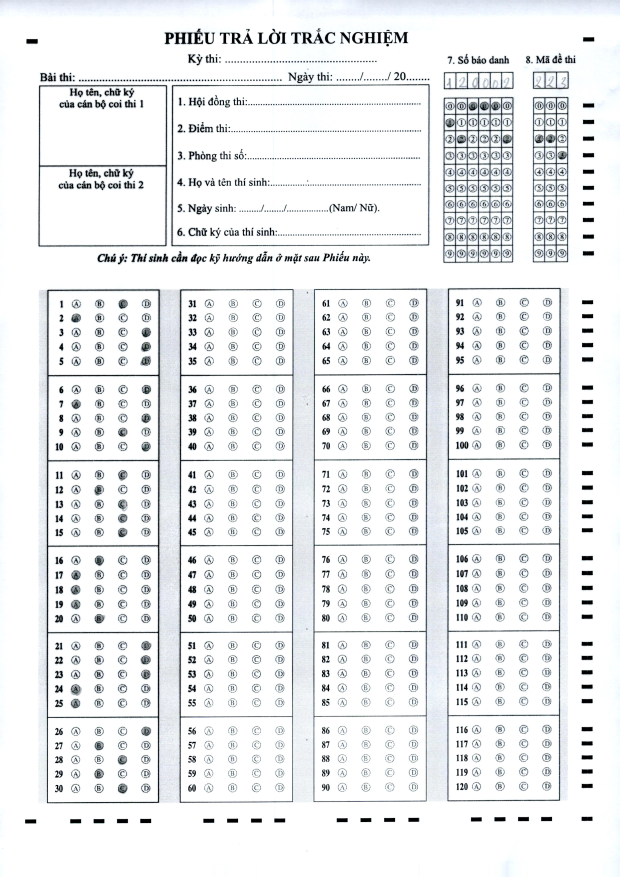
#> input picture XuLiAnh/ngay 4/dulieumau/images/BTLY0020_63713.jpg, 2480 x 3508 px (shown at 1/4 size)
$ python baikiemtra.py --image dulieumau/images/BTLY0020_63713.jpg
#> lines starting #> are read from the running program, lines starting #| are printed output that depends on the picture; after the words box and inside, x2 and y2 are one past the last pixel; in counts of white or black regions, pixels touching at a corner belong together
# coding: utf-8
from imutils.perspective import four_point_transform
from imutils import contours
import numpy as np
import argparse
import imutils
import cv2


#Xây dựng các tham số và lấy tham số tùy chọn
tuychon = argparse.ArgumentParser()
tuychon.add_argument(
        '-i',
        '--image',
        required=True,
        help = 'Đường dẫn hỉnh ảnh đầu vào',
        )
cactuychon = vars(tuychon.parse_args())

#Tạo từ điển với khóa là câu hỏi, giá trị là đáp án đúng của nó
ds_dap_an_dung = {
        0: 1, #Câu 1: B
        1: 4, #Câu 2: E
        2: 0, #Câu 3: A
        3: 3,
        4: 1,
        }

#Tải ảnh đầu vào, chuyển sang đen trắng, làm mịn và tìm các đối tượng khép kín
hinh_anh = cv2.imread(cactuychon['image'])
#> hinh_anh is the input picture: shape (3508, 2480, 3); mean B, G, R 238.3, 237.1, 235.4
den_trang = cv2.cvtColor(
        hinh_anh,
        cv2.COLOR_BGR2GRAY,
        )
lam_min_anh = cv2.GaussianBlur(
        den_trang,
        (5, 5),
        0,
        )
doi_tuong_kin = cv2.Canny(
        lam_min_anh,
        75,
        200,
        )
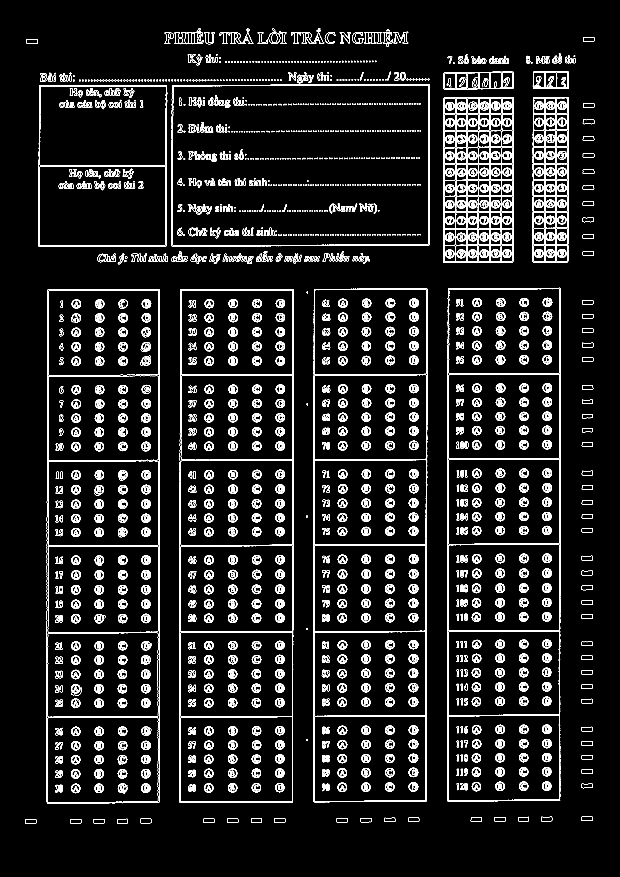
#> doi_tuong_kin: shape (3508, 2480) (shown at 1/4 size); 4.2% white in thin lines or dots, all inside (x1, y1, x2, y2) = (100, 113, 2378, 3294)

#Tìm đường bao lớn nhất, sau đó phóng to nó ra toàn màn hình
duong_vien = cv2.findContours(
        doi_tuong_kin.copy(),
        cv2.RETR_EXTERNAL,
        cv2.CHAIN_APPROX_SIMPLE,
        )
#> duong_vien = 407 contours, 106 with area under 20; largest, box (x1, y1, x2, y2) and area: (718, 1156, 1175, 3211) 929842, (1253, 1154, 1710, 3209) 928415, (1789, 1151, 2243, 3206) 922712, (186, 1157, 640, 3214) 922257, (686, 337, 1719, 985) 663488
duong_vien = imutils.grab_contours(duong_vien)

#Đảm bảo có ít nhất 1 đường viền được tìm thấy
if len(duong_vien) > 0:
    #Sắp xếp các đường viền theo thứ tự kích cỡ giảm dần
    duong_vien = sorted(
            duong_vien,
            key = cv2.contourArea,
            reverse = True,
            )
    #Lặp qua từng đường viền
    for d in duong_vien:
        #Vẽ đường viền gần giống đường gốc
        do_dai_cung = cv2.arcLength(
                d,
                True,
                )
        duong_vien_gan_dung = cv2.approxPolyDP(
                d,
                0.02 * do_dai_cung,
                True,
                )

        #Nếu đường viền gần đúng có 4 điểm, ta có thể giả định đó là trang giấy
        if len(duong_vien_gan_dung) == 4:
            trang_giay = duong_vien_gan_dung
            break
#> this loop made 1 pass
#> (do_dai_cung, trang_giay) on pass 1: (5082, [[1171, 1156], [720, 1162], [719, 3210], [1171, 3208]])

'''
#Hiển thị ảnh đường bao của trang giấy
cv2.drawContours(
        hinh_anh,
        [trang_giay],
        -1,
        (0, 255, 0),
        2,
        )
cv2.imshow('Trang giay', hinh_anh)
'''

#Áp dụng phép chuyển 4 điểm cho ảnh gốc và ảnh đen trắng để cắt phần trang giấy
bai_lam = four_point_transform(
        hinh_anh,
        trang_giay.reshape(4, 2),
        )
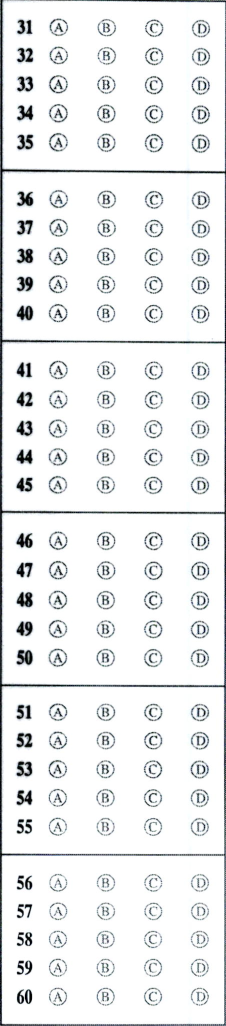
#> bai_lam: shape (2052, 452, 3) (shown at 1/2 size); mean B, G, R 237.1, 236.4, 235
bai_lam_den_trang = four_point_transform(
        den_trang,
        trang_giay.reshape(4, 2),
        )

#Sử dụng phương thức tính ngưỡng của Otsu để chuyển sang ảnh nhị phân
nguong = cv2.threshold(
        bai_lam_den_trang,
        0,
        255,
        cv2.THRESH_BINARY_INV | cv2.THRESH_OTSU,
        )[1]
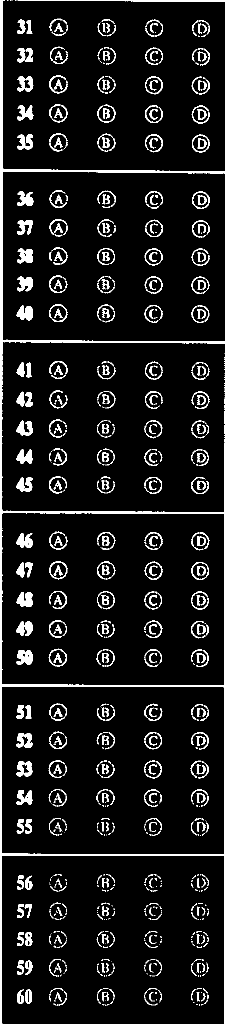
#> nguong: shape (2052, 452) (shown at 1/2 size); 8.7% white; 954 white regions (471 under 20 px)

'''
#Hiển thị hình ảnh ngưỡng
cv2.imshow('Hinh anh da chia nguong', nguong)
'''

#Tìm các đường viền trong ảnh đã chia ngưỡng, sau đó tính toán danh sách các
#đường viền tương ứng với các câu hỏi
cac_duong_vien = cv2.findContours(
        nguong.copy(),
        cv2.RETR_EXTERNAL,
        cv2.CHAIN_APPROX_SIMPLE,
        )
#> cac_duong_vien = 110 contours, 46 with area under 20; largest, box (x1, y1, x2, y2) and area: (0, 0, 452, 2052) 773354, (290, 152, 326, 189) 952, (384, 269, 419, 305) 949, (34, 269, 66, 299) 515, (34, 210, 67, 241) 503
cac_duong_vien = imutils.grab_contours(cac_duong_vien)
duong_vien_dap_an = []

#Lặp qua từng đường viền
for d in cac_duong_vien:
    #Tính toán đường bao của đường viền, sau đó sử dụng đường bao để lấy tỉ lệ
    #khung hình
    (x, y, w, h) = cv2.boundingRect(d)
    ti_le = w / float(h)

    #Một vùng được xem là đáp án nếu nó đủ rộng, đủ cao và có tỉ lệ gần bằng 1
    if w >= 20 and h >= 20 and ti_le >= 0.9 and ti_le <= 1.1:
        duong_vien_dap_an.append(d)
#> this loop made 110 passes
#> (x, y, w, h, ti_le) on passes 1, 2, 3, 5, 6, 7, 8, 9, 10, 11, 12, 13: (209, 301, 7, 3, 2.33), (120, 299, 5, 3, 1.67), (126, 298, 1, 1, 1), (128, 294, 3, 4, 0.75), (196, 290, 12, 12, 1), (99, 285, 20, 18, 1.11), (131, 284, 4, 9, 0.444), (299, 277, 10, 20, 0.5), (308, 276, 7, 7, 1), (204, 275, 16, 21, 0.762), (108, 275, 17, 20, 0.85), (384, 269, 35, 36, 0.972)
#> (d, x, y, w, h, ti_le) on passes 4, 19, 31, 32, 56, 57: ([[310, 295], [311, 295]], 310, 295, 2, 1, 2), ([[212, 235], [212, 236], [213, 236], [213, 235]], 212, 235, 2, 2, 1), ([[209, 185], [210, 186], [215, 186], [215, 185]], 209, 185, 7, 2, 3.5), ([[402, 179], [402, 180], [403, 180], [403, 179]], 402, 179, 2, 2, 1), ([[309, 120], [308, 121], [309, 122], [310, 121]], 308, 120, 3, 3, 1), ([[212, 119], [212, 120], [213, 119]], 212, 119, 2, 2, 1)
#> after the loop, duong_vien_dap_an = 15 contours; largest, box (x1, y1, x2, y2) and area: (290, 152, 326, 189) 952, (384, 269, 419, 305) 949, (34, 269, 66, 299) 515, (34, 210, 67, 241) 503, (34, 153, 67, 183) 476

'''
#Hiển thị ảnh đường bao của các đáp án
cv2.drawContours(
        bai_lam,
        duong_vien_dap_an,
        -1,
        (0, 255, 0),
        2,
        )
cv2.imshow('Trang giay', bai_lam)
'''

#Sắp xếp các đường viền đáp án từ trên xuống dưới, sau đó tính toán tổng số đáp
#án đúng
duong_vien_dap_an = contours.sort_contours(
        duong_vien_dap_an,
        method = 'top-to-bottom',
        )[0]
so_cau_dung = 0

#Mỗi cau hỏi có 5 phương án chọn, lặp một câu hỏi với vòng lặp 5
for (cau_hoi, dap_an) in enumerate(
        np.arange(0, len(duong_vien_dap_an), 5),
        ):
    #Sắp xếp các đường viền của câu hỏi hiện tại từ trái sang phải, sau đó phân
    #tích chỉ số của đáp án
    cac_duong_vien_cau_hoi = contours.sort_contours(
            duong_vien_dap_an[dap_an:dap_an + 5],
            )[0]
    vung_to = None

    #Lặp qua các đường viền đã sắp xếp
    for (j, c) in enumerate(cac_duong_vien_cau_hoi):
        #Tạo một mặt nạ bao phủ đáp án hiện tại
        mat_na = np.zeros(nguong.shape, dtype='uint8')
        cv2.drawContours(mat_na, [c], -1, 255, -1)

        #Áp dụng mặt nạ cho ảnh đã chia ngưỡng, sau đó đếm số điểm ảnh khác
        #không trong vùng đáp án
        mat_na = cv2.bitwise_and(nguong, nguong, mask=mat_na)
        tong = cv2.countNonZero(mat_na)

        #Nếu tổng hiện tại có số tổng điểm ảnh khác không khá lớn, ta có thể
        #giả định nó là vùng tô đáp án
        if vung_to is None or tong > vung_to[0]:
            vung_to = (tong, j)

        '''
        #Hiển thị ảnh kết quả của từng vùng tô đáp án
        cv2.imshow('hinhanh', mat_na)
        cv2.waitKey(0)
        '''

    #Khởi tạo màu đường viền và chỉ số của đáp án đúng
    mau_duong_vien = (0, 0, 255)
    dap_an_dung = ds_dap_an_dung[cau_hoi]
    #Kiểm tra xem vùng tô màu có phải đáp án không
    if dap_an_dung == vung_to[1]:
        mau_duong_vien = (0, 255, 0)
        so_cau_dung += 1

    #Vẽ đường viền cho đáp án đúng
    cv2.drawContours(
            bai_lam,
            #[cac_duong_vien_cau_hoi[dap_an_dung]],
            [cac_duong_vien_cau_hoi[vung_to[1]]],
            -1,
            mau_duong_vien,
            3,
            )
#> this loop made 3 passes
#> (dap_an, mau_duong_vien, dap_an_dung, so_cau_dung) on pass 3: (10, (0, 255, 0), 0, 1)
#> (dap_an, mau_duong_vien, dap_an_dung) on passes 1 to 2: (0, (0, 0, 255), 1), (5, (0, 0, 255), 4)
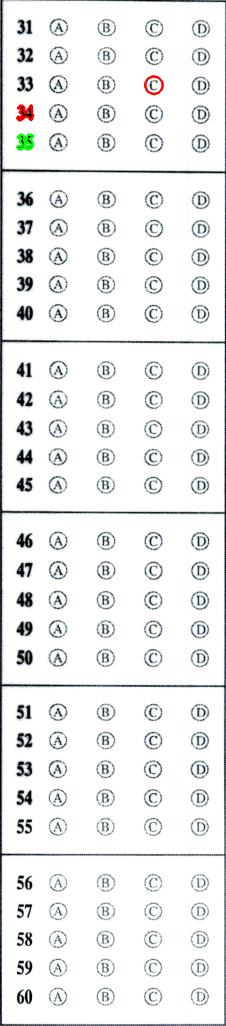
#> bai_lam: shape (2052, 452, 3) (shown at 1/2 size); 0.22% of pixels changed, all inside (x1, y1, x2, y2) = (32, 150, 328, 301)
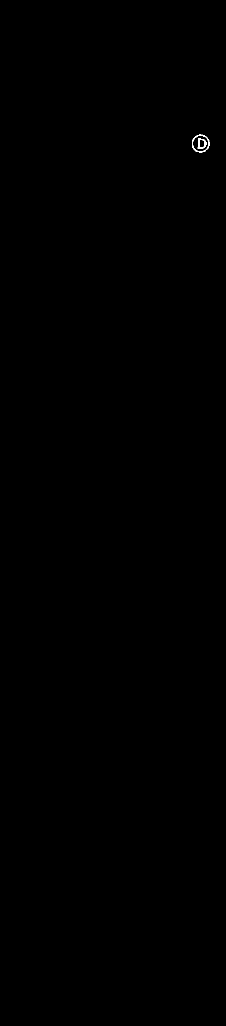
#> mat_na: shape (2052, 452) (shown at 1/2 size); 0.04% white in thin lines or dots, all inside (x1, y1, x2, y2) = (384, 269, 419, 305)
#> after the loop, so_cau_dung = 1

#Tính điểm
diem = (so_cau_dung / 5.0) * 100
#> diem = 20
print('[INFO] diem thi: {:.2f}%'.format(diem))
#| [INFO] diem thi: 20.00%
cv2.putText(
        bai_lam,
        '{:.2f}%'.format(diem),
        (10, 30),
        cv2.FONT_HERSHEY_SIMPLEX,
        0.9,
        (0, 0, 255),
        2,
        )
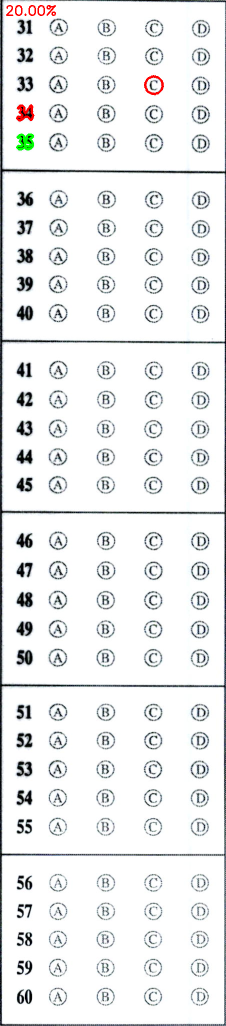
#> bai_lam: shape (2052, 452, 3) (shown at 1/2 size); 0.09% of pixels changed, all inside (x1, y1, x2, y2) = (12, 10, 112, 32)
cv2.imshow('Hinh goc', hinh_anh)
cv2.imshow('Ket qua', bai_lam)

cv2.waitKey(0)
